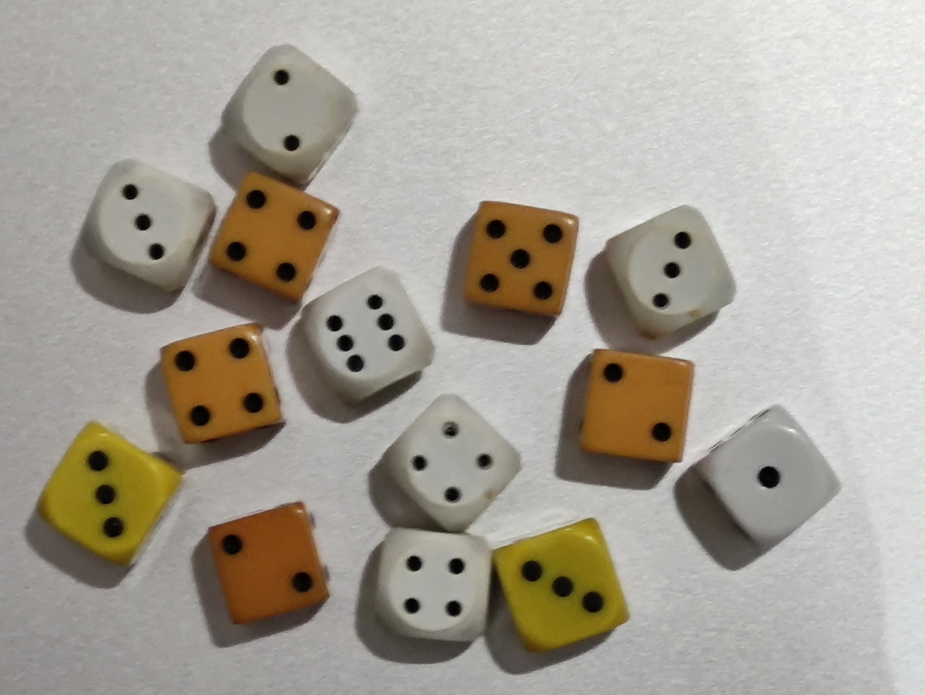
#> input picture assets/1wa.jpg, 4624 x 3472 px, given in place of testpicture.jpg, which was not available (shown at 1/5 size)
$ python main.py
#> lines starting #> are read from the running program, lines starting #| are printed output that depends on the picture; after the words box and inside, x2 and y2 are one past the last pixel; in counts of white or black regions, pixels touching at a corner belong together; pictures that were not available may be replaced by others from this repository, and a replacement may not be noted
import cv2
import numpy as np


def load_picture(filename):
    path = "./assets/{}.jpg".format(filename)
    # returns two arrays: original picture and grayscale values from 0 to 255
    return cv2.imread(path), cv2.imread(path, cv2.IMREAD_GRAYSCALE)


def show_picture(img, name):
    cv2.namedWindow(name, cv2.WINDOW_NORMAL)
    cv2.resizeWindow(name, len(img[0]), len(img))
    cv2.imshow(name, img)
    cv2.waitKey(0)
    cv2.destroyAllWindows()


def preprocess(img):
    # blurring picture to reduce noise
    img = cv2.blur(img, (3, 3))
    # img = cv2.adaptiveThreshold(img, 255, cv2.ADAPTIVE_THRESH_GAUSSIAN_C, cv2.THRESH_BINARY, 11, 2)
    ret, img = cv2.threshold(img, 130, 255, cv2.THRESH_BINARY)
    img = cv2.Canny(img, 80, 230)

    return img


def dice_detection(img, img_color):
    contours, hierarchy = cv2.findContours(img, cv2.RETR_TREE, cv2.CHAIN_APPROX_SIMPLE)

    dice_rects = []
    counter = 0

    for i, c in enumerate(contours):
        # Output tuple:
        # center(x,y) - rectangle mass centre,
        # size(width, height),
        # the rotation angle in clockwise direction
        dr_temp = cv2.minAreaRect(c)

        if dr_temp[1][0] != 0 and dr_temp[1][1] != 0:  # sometimes height is equal to zero
            aspect_ratio = abs((dr_temp[1][0] / dr_temp[1][1]) - 1)
        else:
            aspect_ratio = 1
        area = dr_temp[1][0] * dr_temp[1][1]

        # filtering too big size or wrong shape rectangles
        if aspect_ratio < 0.25 and 2000 < area < 4000:
            process = True

            # finding duplicate dice contours
            for dice in dice_rects:
                if abs(dr_temp[0][0] - dice[0][0]) < 10 and abs(dr_temp[0][1] - dice[0][1]) < 10:
                    process = False
                    break

            if process:
                counter += 1
                dice_rects.append(dr_temp)

                # drawing the contour on the base image
                cnt_len = cv2.arcLength(c, True)
                cnt = cv2.approxPolyDP(c, 0.05 * cnt_len, True)
                for j in range(4):
                    cv2.line(img_color, cnt[j][0], cnt[(j + 1) % 4][0], (0, 0, 255), 2)

    print(f"{counter} - dice detected\n")
    # Putting dice count on base image
    cv2.putText(img_color, f"DICE {counter}", (20, 30), cv2.FONT_HERSHEY_DUPLEX, 0.8, (0, 255, 255), 1, cv2.LINE_AA)

    return dice_rects


def dots_detection(dice_rects, img, img_color):
    dice_counts = [0, 0, 0, 0, 0, 0]

    for dr in dice_rects:
        rot_mat = cv2.getRotationMatrix2D(dr[0], dr[2], 1.0)
        rot_img = cv2.warpAffine(img, rot_mat, (len(img[0]), len(img)), cv2.INTER_CUBIC)
        crop_img = cv2.getRectSubPix(rot_img, (int(dr[1][0]) - 10, int(dr[1][1]) - 10), dr[0])

        ret, crop_img = cv2.threshold(crop_img, 130, 255, cv2.THRESH_BINARY)
        contours, hierarchy = cv2.findContours(crop_img, cv2.RETR_TREE, cv2.CHAIN_APPROX_SIMPLE)

        dots_rects = []
        for i, c in enumerate(contours):
            d_temp = cv2.minAreaRect(c)

            if d_temp[1][0] != 0 and d_temp[1][1] != 0:
                aspect_ratio = abs((d_temp[1][0] / d_temp[1][1]) - 1)
            else:
                aspect_ratio = 1
            area = d_temp[1][0] * d_temp[1][1]

            if aspect_ratio < 0.4 and 8 < area < 150:

                process = True
                for dot in dots_rects:
                    if abs(d_temp[0][0] - dot[0][0]) < 10 and abs(d_temp[0][1] - dot[0][1]) < 10:
                        process = False
                        break

                if process:
                    dots_rects.append(d_temp)

                    cnt_len = cv2.arcLength(c, True)
                    cnt = cv2.approxPolyDP(c, 0.05 * cnt_len, True)
                    for j in range(4):
                        cv2.line(crop_img, cnt[j][0], cnt[(j + 1) % 4][0], (0, 0, 255), 2)

        print(f"{len(dots_rects)}: dots detected")
        if 1 <= len(dots_rects) <= 6:
            dice_counts[len(dots_rects) - 1] += 1

        # show_picture(crop_img, 'test')

    s = 0
    for i, d in enumerate(dice_counts):
        s += d
        cv2.putText(img_color, f"{i + 1}: {d}", (20, 55 + 25 * i), cv2.FONT_HERSHEY_DUPLEX, 0.8, (0, 255, 255), 1,
                    cv2.LINE_AA)

    print(f'{s} - sum of dices after dots counting\n')
    return dice_counts


def main():
    img_color, img_gray = load_picture("testpicture")
#> img_color is the input picture: shape (3472, 4624, 3); mean B, G, R 150, 161, 166.8
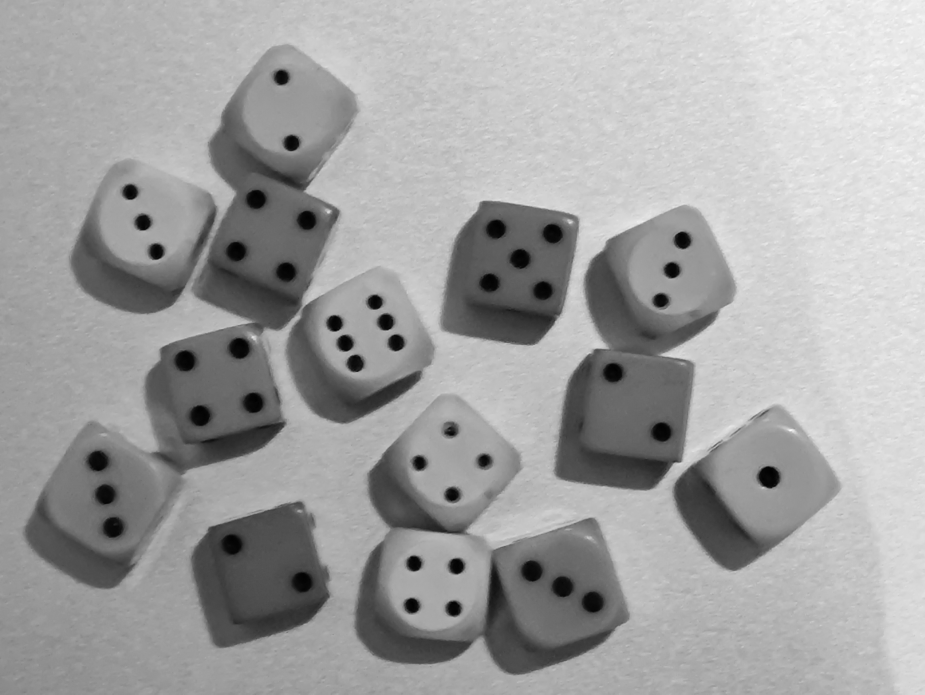
#> img_gray: shape (3472, 4624) (shown at 1/5 size); min 0, max 255, mean 161.5
    img_gray_pp = preprocess(img_gray)
#> in preprocess, `ret, img = cv2.threshold(img, 130, 255, cv2.THRESH_BINARY)`:
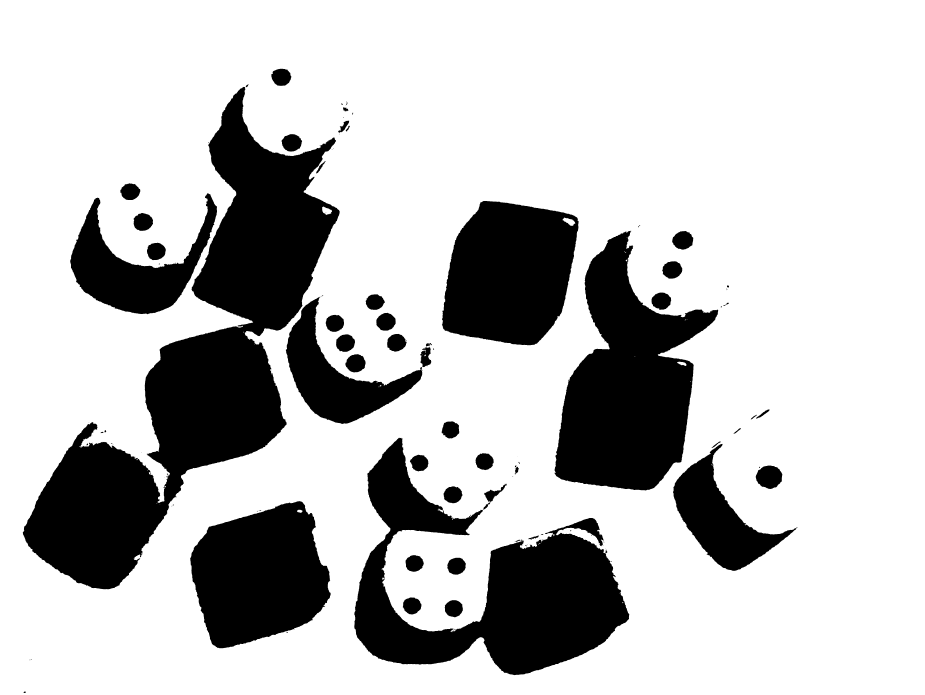
#> img: shape (3472, 4624) (shown at 1/5 size); 76% white; 164 black regions (96 under 20 px), largest, box (x1, y1, x2, y2) and area: (114, 434, 1698, 2946) 1236652, (1771, 2189, 3146, 3376) 660898, (2773, 1154, 3591, 2452) 571523
#> in preprocess, `img = cv2.Canny(img, 80, 230)`:
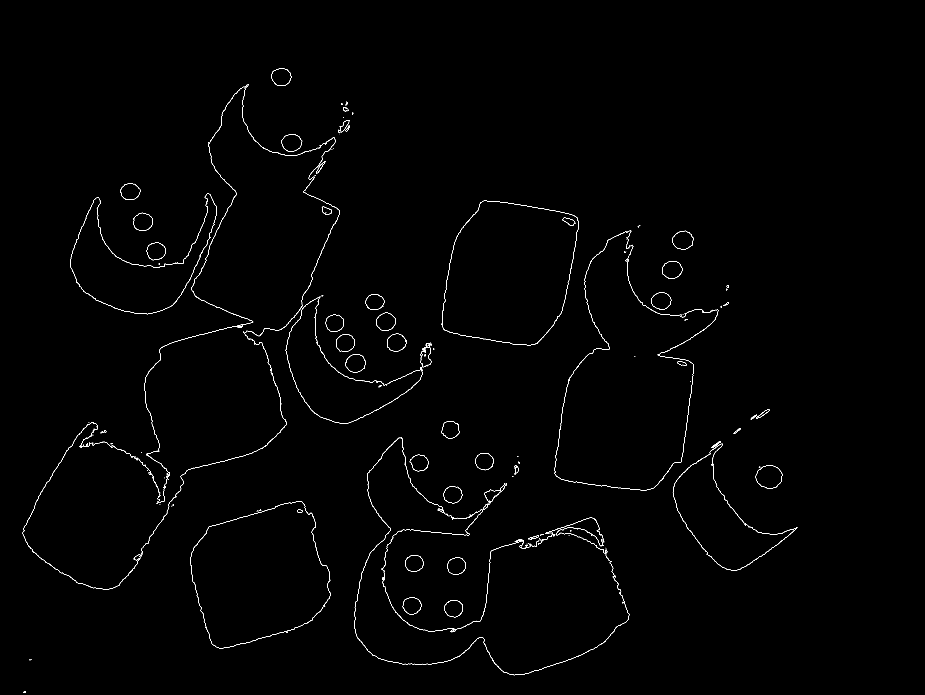
#> img: shape (3472, 4624) (shown at 1/5 size); 0.29% white in thin lines or dots, all inside (x1, y1, x2, y2) = (113, 343, 3987, 3465)

    dice_rects = dice_detection(img_gray_pp, img_color)
#> in dice_detection, `contours, hierarchy = cv2.findContours(img, cv2.RETR_TREE, cv2.CHAIN_A..`: contours = 448 contours, 305 with area under 20; largest, box (x1, y1, x2, y2) and area: (2210, 1004, 2893, 1726) 384631, (2210, 1004, 2893, 1726) 384460, (3778, 2327, 3912, 2445) 11740, (3778, 2327, 3912, 2445) 11687, (3360, 1154, 3467, 1248) 7372
#> the loop in dice_detection, `for i, c in enumerate(contours):` made 448 passes
#> (dr_temp, aspect_ratio, area) on passes 1, 2, 7, 8, 10, 12, 14, 15, 16, 17, 18: (((123, 3460.5), (7, 10), -90), 0.3, 70), (((123, 3460.5), (7, 10), -90), 0.3, 70), (((1435, 3161), (4, 6), -90), 0.333, 24), (((1435.5, 3161.5), (5.66, 4.24), -45), 0.333, 24), (((2268.8, 3148.8), (10.44, 4.53), -74.05), 1.3, 47.32), (((2259.1, 3151.3), (19.75, 8.53), -66.37), 1.32, 168.5), (((3113, 3012), (6, 4), -90), 0.5, 24), (((3113.8, 3012.3), (4.95, 4.24), -45), 0.167, 21), (((2268, 3042.5), (85, 90), -90), 0.0556, 7650), (((2268, 3042.5), (85, 90), -90), 0.0556, 7650), (((2060, 3028), (90.34, 85.87), -26.57), 0.0521, 7756.8)
#> aspect_ratio on passes 61 to 66: 1, 1, 2.09, 3.57, 0, 0.45
#> after the loop in dice_detection, `for i, c in enumerate(contours):`: counter = 0; dice_rects = []
#| 0 - dice detected
#> dice_rects = []
    dice_counts = dots_detection(dice_rects, img_gray, img_color)
#> after the loop in dots_detection, `for dr in dice_rects:`: dice_counts = [0, 0, 0, 0, 0, 0]
#> the loop in dots_detection, `for i, d in enumerate(dice_counts):` made 6 passes
#> after the loop in dots_detection, `for i, d in enumerate(dice_counts):`: s = 0
#| 0 - sum of dices after dots counting
#> dice_counts = [0, 0, 0, 0, 0, 0]

    show_picture(img_color, 'Dice recognition')


if __name__ == "__main__":
    main()
